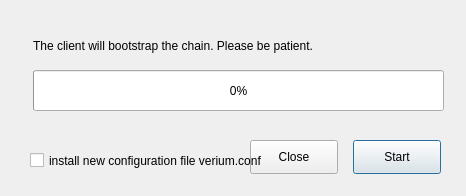
<?xml version="1.0" encoding="UTF-8"?>
<ui version="4.0">
 <class>BootstrapDialog</class>
 <widget class="QDialog" name="BootstrapDialog">
  <property name="geometry">
   <rect>
    <x>0</x>
    <y>0</y>
    <width>466</width>
    <height>196</height>
   </rect>
  </property>
  <property name="windowTitle">
   <string>Dialog</string>
  </property>
  <widget class="QLabel" name="label">
   <property name="geometry">
    <rect>
     <x>33</x>
     <y>20</y>
     <width>411</width>
     <height>51</height>
    </rect>
   </property>
   <property name="text">
    <string>The client will bootstrap the chain. Please be patient.</string>
   </property>
  </widget>
  <widget class="QProgressBar" name="progressBar">
   <property name="geometry">
    <rect>
     <x>33</x>
     <y>70</y>
     <width>411</width>
     <height>41</height>
    </rect>
   </property>
   <property name="value">
    <number>0</number>
   </property>
   <property name="textVisible">
    <bool>true</bool>
   </property>
   <property name="invertedAppearance">
    <bool>false</bool>
   </property>
  </widget>
  <widget class="QPushButton" name="startButton">
   <property name="geometry">
    <rect>
     <x>353</x>
     <y>140</y>
     <width>88</width>
     <height>34</height>
    </rect>
   </property>
   <property name="text">
    <string>Start</string>
   </property>
  </widget>
  <widget class="QPushButton" name="closeButton">
   <property name="geometry">
    <rect>
     <x>250</x>
     <y>140</y>
     <width>88</width>
     <height>34</height>
    </rect>
   </property>
   <property name="text">
    <string>Close</string>
   </property>
  </widget>
  <widget class="QCheckBox" name="checkBox">
   <property name="geometry">
    <rect>
     <x>30</x>
     <y>140</y>
     <width>311</width>
     <height>41</height>
    </rect>
   </property>
   <property name="text">
    <string>install new configuration file verium.conf</string>
   </property>
  </widget>
 </widget>
 <resources/>
 <connections/>
</ui>
